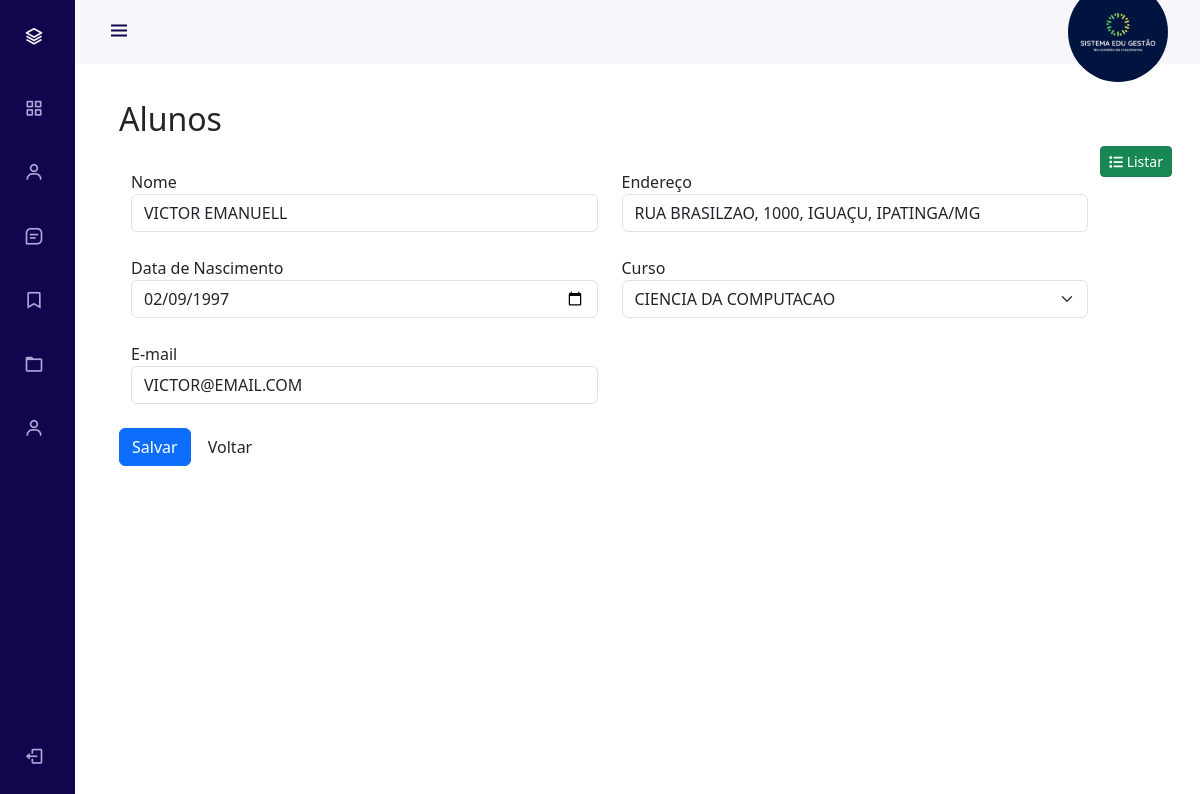
Screenshot of /view/editStudent.php?id=3 (signed in) with the database file from the repository.
### tables this page shows
CREATE TABLE `alunos` (
  `id` int(11) NOT NULL AUTO_INCREMENT,
  `nome` varchar(100) NOT NULL,
  `data_nascimento` date DEFAULT NULL,
  `endereco` varchar(255) DEFAULT NULL,
  `email` varchar(100) DEFAULT NULL,
  `curso_id` int(11) DEFAULT NULL,
  `inativo` tinyint(4) NOT NULL,
  PRIMARY KEY (`id`),
  UNIQUE KEY `email` (`email`),
  KEY `curso_id` (`curso_id`),
  CONSTRAINT `alunos_ibfk_1` FOREIGN KEY (`curso_id`) REFERENCES `cursos` (`id`)
);

### view/editStudent.php (the view, shortened to what this page needs)
<?php
require_once('../config/config.php');
try {
    $id = $_GET['id'];
    $query = "SELECT a.id, a.nome, a.data_nascimento, a.endereco, a.email, c.id as id_curso, c.nome as curso
    FROM alunos as a
    LEFT JOIN cursos as c ON c.id = a.curso_id
    WHERE a.id = '$id' ";
    $stmt = $pdo->query($query);
    $row = $stmt->fetch(PDO::FETCH_ASSOC);
    $nome = $row['nome'];
    $data_nasc = $row['data_nascimento'];
    $endereco = $row['endereco'];
    $email = $row['email'];
    $id_curso = $row['id_curso'];
} catch (PDOException $e) {
    echo "Erro: " . $e->getMessage();
}
?>
<!DOCTYPE html>
<html lang="pt-br">
<?php require('./header-in.php'); ?>
<body id="body-pd">
    <?php require('./navBar.php') ?>
    <div class="height-100 main_components" >
        <div class="container">
            <div style="display: flex; justify-content: space-between;">
                <h2 class="text-left">Alunos</h2>
            </div>
            <a class="btn btn-success btn-sm float-end" href="./students.php">
                <i class="fa-solid fa-list"></i> Listar
            </a>
            <br>
            <div class="">
                <form autocomplete="off" action="../controller/EditStudentController.php?id=<?php echo $id; ?>" method="post">
                    <div class="row">
                        <div class="col-md-6">
                            <div>
                                <label for="">Nome</label>
                                <input type="text" name="nome" class="form-control" value="<?php echo $nome ?>">
                            </div>
                            <br>
                            <div>
                                <label for="">Data de Nascimento</label>
                                <input type="date" name="data_nascimento" class="form-control" value="<?php echo $data_nasc ?>">
                            </div>
                            <br>
                            <div>
                                <label for="">E-mail</label>
                                <input type="email" name="email" class="form-control" value="<?php echo $email ?>">
                            </div>
                        </div>
                        <div class="col-md-6">
                            <div>
                                <label for="">Endereço</label>
                                <input type="text" name="endereco" class="form-control" value="<?php echo $endereco ?>">
                            </div>
                            <br>
                            <div>
                                <div>
                                    <label for="">Curso</label>
                                    <select type="text" name="curso_id" class="form-select" require>
                                        <?php
                                            $query = "SELECT id, nome FROM cursos ";
                                            $stmt = $pdo->query($query);
                                            $registros = $stmt->fetchAll(PDO::FETCH_ASSOC);
                                            foreach($registros as $option){
                                        ?>
                                            <option value="<?php echo $option['id']?>" <?php echo ($option['id'] == $id_curso ? 'selected' : ''); ?>>
                                                <?php echo $option['nome']?>
                                            </option>
                                        <?php
                                            }
                                        ?>
                                    </select>
                                </div>
                            </div>
                        </div>
                    </div>
                    <br>
                    <div class="row">
                        <div class="col-md-6">
                            <button type="submit" class="btn btn-primary" >Salvar</button>
                            <button type="button" class="btn btn-default" onclick="backPage()">Voltar</button>
                        </div>
                    </div>
                </form>
            </div>
            <br>
            <br>
            <br>
        </div>
    </div>
</body>
</html>

### styles/styles.css (style rules this page uses)
:root { --header-height: 3rem; --nav-width: 75px; --first-color: #13054d; --first-color-light: #AFA5D9; --white-color: #F7F6FB; --body-font: 'Nunito', sans-serif; --normal-font-size: 1rem; --z-fixed: 100 }
body { position: relative; margin: var(--header-height) 0 0 0; padding: 0 1rem; font-family: var(--body-font); font-size: var(--normal-font-size); transition: .5s }
a { text-decoration: none }
.height-100 { height: 100vh }
.main_components { padding-top: 100px; }
@media screen and (min-width: 768px) { body { margin: calc(var(--header-height) + 1rem) 0 0 0; padding-left: calc(var(--nav-width) + 2rem) } }

### rows the page displays
alunos: nome "VICTOR EMANUELL", data_nascimento "02/09/1997", email "VICTOR@EMAIL.COM", endereco "RUA BRASILZAO, 1000, IGUAÇU, IPATINGA/MG"

### other values shown
form field curso_id "CIENCIA DA COMPUTACAO"
